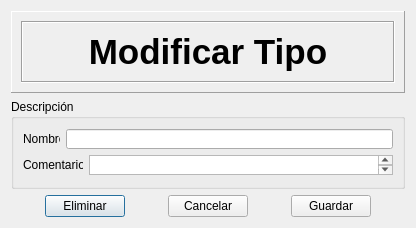
<?xml version="1.0" encoding="UTF-8"?>
<ui version="4.0">
 <class>DialogModificarTipo</class>
 <widget class="QDialog" name="DialogModificarTipo">
  <property name="geometry">
   <rect>
    <x>0</x>
    <y>0</y>
    <width>416</width>
    <height>228</height>
   </rect>
  </property>
  <property name="sizePolicy">
   <sizepolicy hsizetype="Fixed" vsizetype="Fixed">
    <horstretch>0</horstretch>
    <verstretch>0</verstretch>
   </sizepolicy>
  </property>
  <property name="minimumSize">
   <size>
    <width>416</width>
    <height>228</height>
   </size>
  </property>
  <property name="maximumSize">
   <size>
    <width>416</width>
    <height>228</height>
   </size>
  </property>
  <property name="windowTitle">
   <string>Dialog</string>
  </property>
  <layout class="QGridLayout" name="gridLayout">
   <item row="0" column="0">
    <layout class="QVBoxLayout" name="verticalLayout_5">
     <item>
      <widget class="QFrame" name="frame">
       <property name="sizePolicy">
        <sizepolicy hsizetype="Preferred" vsizetype="Fixed">
         <horstretch>0</horstretch>
         <verstretch>0</verstretch>
        </sizepolicy>
       </property>
       <property name="minimumSize">
        <size>
         <width>0</width>
         <height>82</height>
        </size>
       </property>
       <property name="maximumSize">
        <size>
         <width>16777215</width>
         <height>82</height>
        </size>
       </property>
       <property name="frameShape">
        <enum>QFrame::Panel</enum>
       </property>
       <property name="frameShadow">
        <enum>QFrame::Raised</enum>
       </property>
       <layout class="QVBoxLayout" name="verticalLayout_4">
        <item>
         <widget class="QFrame" name="frame_2">
          <property name="frameShape">
           <enum>QFrame::Box</enum>
          </property>
          <property name="frameShadow">
           <enum>QFrame::Sunken</enum>
          </property>
          <layout class="QVBoxLayout" name="verticalLayout">
           <item>
            <widget class="QLabel" name="label">
             <property name="text">
              <string>&lt;!DOCTYPE HTML PUBLIC &quot;-//W3C//DTD HTML 4.0//EN&quot; &quot;http://www.w3.org/TR/REC-html40/strict.dtd&quot;&gt;
&lt;html&gt;&lt;head&gt;&lt;meta name=&quot;qrichtext&quot; content=&quot;1&quot; /&gt;&lt;style type=&quot;text/css&quot;&gt;
p, li { white-space: pre-wrap; }
&lt;/style&gt;&lt;/head&gt;&lt;body style=&quot; font-family:'MS Shell Dlg 2'; font-size:8.25pt; font-weight:400; font-style:normal;&quot;&gt;
&lt;p align=&quot;center&quot; style=&quot; margin-top:0px; margin-bottom:0px; margin-left:0px; margin-right:0px; -qt-block-indent:0; text-indent:0px;&quot;&gt;&lt;span style=&quot; font-size:26pt; font-weight:600;&quot;&gt;Modificar Tipo&lt;/span&gt;&lt;/p&gt;&lt;/body&gt;&lt;/html&gt;</string>
             </property>
            </widget>
           </item>
          </layout>
         </widget>
        </item>
       </layout>
      </widget>
     </item>
     <item>
      <layout class="QVBoxLayout" name="verticalLayout_2">
       <item>
        <widget class="QGroupBox" name="groupBox">
         <property name="sizePolicy">
          <sizepolicy hsizetype="Expanding" vsizetype="Expanding">
           <horstretch>0</horstretch>
           <verstretch>0</verstretch>
          </sizepolicy>
         </property>
         <property name="minimumSize">
          <size>
           <width>0</width>
           <height>0</height>
          </size>
         </property>
         <property name="maximumSize">
          <size>
           <width>16777215</width>
           <height>16777215</height>
          </size>
         </property>
         <property name="title">
          <string>Descripción</string>
         </property>
         <layout class="QGridLayout" name="gridLayout_2">
          <item row="0" column="0">
           <layout class="QVBoxLayout" name="verticalLayout_3">
            <item>
             <layout class="QHBoxLayout" name="horizontalLayout">
              <item>
               <widget class="QLabel" name="label_2">
                <property name="sizePolicy">
                 <sizepolicy hsizetype="Fixed" vsizetype="Fixed">
                  <horstretch>0</horstretch>
                  <verstretch>0</verstretch>
                 </sizepolicy>
                </property>
                <property name="minimumSize">
                 <size>
                  <width>37</width>
                  <height>13</height>
                 </size>
                </property>
                <property name="maximumSize">
                 <size>
                  <width>37</width>
                  <height>13</height>
                 </size>
                </property>
                <property name="text">
                 <string>Nombre</string>
                </property>
               </widget>
              </item>
              <item>
               <widget class="QLineEdit" name="leNombre">
                <property name="sizePolicy">
                 <sizepolicy hsizetype="Expanding" vsizetype="Fixed">
                  <horstretch>0</horstretch>
                  <verstretch>0</verstretch>
                 </sizepolicy>
                </property>
                <property name="minimumSize">
                 <size>
                  <width>0</width>
                  <height>20</height>
                 </size>
                </property>
                <property name="maximumSize">
                 <size>
                  <width>16777215</width>
                  <height>20</height>
                 </size>
                </property>
                <property name="maxLength">
                 <number>50</number>
                </property>
               </widget>
              </item>
             </layout>
            </item>
            <item>
             <layout class="QHBoxLayout" name="horizontalLayout_2">
              <item>
               <widget class="QLabel" name="label_3">
                <property name="sizePolicy">
                 <sizepolicy hsizetype="Fixed" vsizetype="Fixed">
                  <horstretch>0</horstretch>
                  <verstretch>0</verstretch>
                 </sizepolicy>
                </property>
                <property name="minimumSize">
                 <size>
                  <width>60</width>
                  <height>16</height>
                 </size>
                </property>
                <property name="maximumSize">
                 <size>
                  <width>60</width>
                  <height>16</height>
                 </size>
                </property>
                <property name="text">
                 <string>Comentarios</string>
                </property>
               </widget>
              </item>
              <item>
               <widget class="QTextEdit" name="teComentario">
                <property name="sizePolicy">
                 <sizepolicy hsizetype="Preferred" vsizetype="Fixed">
                  <horstretch>0</horstretch>
                  <verstretch>0</verstretch>
                 </sizepolicy>
                </property>
                <property name="minimumSize">
                 <size>
                  <width>0</width>
                  <height>20</height>
                 </size>
                </property>
                <property name="maximumSize">
                 <size>
                  <width>16777215</width>
                  <height>20</height>
                 </size>
                </property>
               </widget>
              </item>
             </layout>
            </item>
           </layout>
          </item>
         </layout>
        </widget>
       </item>
       <item>
        <layout class="QHBoxLayout" name="horizontalLayout_4">
         <item>
          <spacer name="horizontalSpacer_2">
           <property name="orientation">
            <enum>Qt::Horizontal</enum>
           </property>
           <property name="sizeHint" stdset="0">
            <size>
             <width>40</width>
             <height>20</height>
            </size>
           </property>
          </spacer>
         </item>
         <item>
          <layout class="QHBoxLayout" name="horizontalLayout_3">
           <item>
            <widget class="QPushButton" name="pbEliminar">
             <property name="text">
              <string>Eliminar</string>
             </property>
            </widget>
           </item>
           <item>
            <spacer name="horizontalSpacer_4">
             <property name="orientation">
              <enum>Qt::Horizontal</enum>
             </property>
             <property name="sizeHint" stdset="0">
              <size>
               <width>40</width>
               <height>20</height>
              </size>
             </property>
            </spacer>
           </item>
           <item>
            <widget class="QPushButton" name="pbCancelar">
             <property name="text">
              <string>Cancelar</string>
             </property>
            </widget>
           </item>
           <item>
            <spacer name="horizontalSpacer">
             <property name="orientation">
              <enum>Qt::Horizontal</enum>
             </property>
             <property name="sizeHint" stdset="0">
              <size>
               <width>40</width>
               <height>20</height>
              </size>
             </property>
            </spacer>
           </item>
           <item>
            <widget class="QPushButton" name="pbGuardar">
             <property name="text">
              <string>Guardar</string>
             </property>
            </widget>
           </item>
          </layout>
         </item>
         <item>
          <spacer name="horizontalSpacer_3">
           <property name="orientation">
            <enum>Qt::Horizontal</enum>
           </property>
           <property name="sizeHint" stdset="0">
            <size>
             <width>40</width>
             <height>20</height>
            </size>
           </property>
          </spacer>
         </item>
        </layout>
       </item>
      </layout>
     </item>
    </layout>
   </item>
  </layout>
 </widget>
 <resources/>
 <connections/>
</ui>
